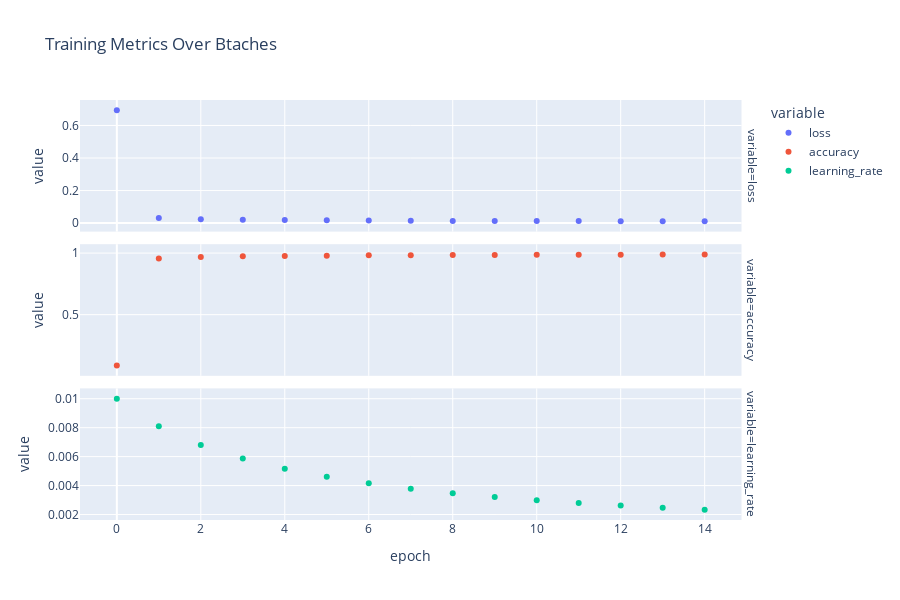

The cell this chart's notebook holds for it:
### Code cell
fig = (
    px.scatter(
        training_stats.melt(id_vars="epoch", value_vars=["loss", "accuracy", "learning_rate"]),
        x="epoch",
        y="value",
        color="variable",
        facet_row="variable",
        title="Training Metrics Over Btaches",
        height=600,
    )
    .update_yaxes(matches=None)
    .update_yaxes(showticklabels=True)
)
fig.show()

### Figure 1 — Plotly figure (JSON) as saved in the notebook; plotly's stock layout.template omitted (floating-point values rounded to 4 significant figures)
{"data": [{"hovertemplate": "variable=loss<br>epoch=%{x}<br>value=%{y}<extra></extra>", "legendgroup": "loss", "marker": {"color": "#636efa", "symbol": "circle"}, "mode": "markers", "name": "loss", "orientation": "v", "showlegend": true, "type": "scatter", "x": [0, 1, 2, 3, 4, 5, 6, 7, 8, 9, 10, 11, 12, 13, 14], "xaxis": "x3", "y": [0.6931, 0.03169, 0.02415, 0.02018, 0.01875, 0.01681, 0.01548, 0.0144, 0.01363, 0.01331, 0.01278, 0.01239, 0.01196, 0.01149, 0.01121], "yaxis": "y3"}, {"hovertemplate": "variable=accuracy<br>epoch=%{x}<br>value=%{y}<extra></extra>", "legendgroup": "accuracy", "marker": {"color": "#EF553B", "symbol": "circle"}, "mode": "markers", "name": "accuracy", "orientation": "v", "showlegend": true, "type": "scatter", "x": [0, 1, 2, 3, 4, 5, 6, 7, 8, 9, 10, 11, 12, 13, 14], "xaxis": "x2", "y": [0.08758, 0.9556, 0.9677, 0.9737, 0.9763, 0.9792, 0.9814, 0.9831, 0.9843, 0.9851, 0.9857, 0.9868, 0.9873, 0.9877, 0.9882], "yaxis": "y2"}, {"hovertemplate": "variable=learning_rate<br>epoch=%{x}<br>value=%{y}<extra></extra>", "legendgroup": "learning_rate", "marker": {"color": "#00cc96", "symbol": "circle"}, "mode": "markers", "name": "learning_rate", "orientation": "v", "showlegend": true, "type": "scatter", "x": [0, 1, 2, 3, 4, 5, 6, 7, 8, 9, 10, 11, 12, 13, 14], "xaxis": "x", "y": [0.01, 0.0081, 0.006807, 0.00587, 0.00516, 0.004603, 0.004155, 0.003786, 0.003477, 0.003215, 0.00299, 0.002794, 0.002622, 0.00247, 0.002335], "yaxis": "y"}], "layout": {"annotations": [{"font": {}, "showarrow": false, "text": "variable=learning_rate", "textangle": 90, "x": 0.98, "xanchor": "left", "xref": "paper", "y": 0.1567, "yanchor": "middle", "yref": "paper"}, {"font": {}, "showarrow": false, "text": "variable=accuracy", "textangle": 90, "x": 0.98, "xanchor": "left", "xref": "paper", "y": 0.5, "yanchor": "middle", "yref": "paper"}, {"font": {}, "showarrow": false, "text": "variable=loss", "textangle": 90, "x": 0.98, "xanchor": "left", "xref": "paper", "y": 0.8433, "yanchor": "middle", "yref": "paper"}], "height": 600, "legend": {"title": {"text": "variable"}, "tracegroupgap": 0}, "title": {"text": "Training Metrics Over Btaches"}, "xaxis": {"anchor": "y", "domain": [0, 0.98], "title": {"text": "epoch"}}, "xaxis2": {"anchor": "y2", "domain": [0, 0.98], "matches": "x", "showticklabels": false}, "xaxis3": {"anchor": "y3", "domain": [0, 0.98], "matches": "x", "showticklabels": false}, "yaxis": {"anchor": "x", "domain": [0, 0.3133], "showticklabels": true, "title": {"text": "value"}}, "yaxis2": {"anchor": "x2", "domain": [0.3433, 0.6567], "showticklabels": true, "title": {"text": "value"}}, "yaxis3": {"anchor": "x3", "domain": [0.6867, 1.0], "showticklabels": true, "title": {"text": "value"}}}}
